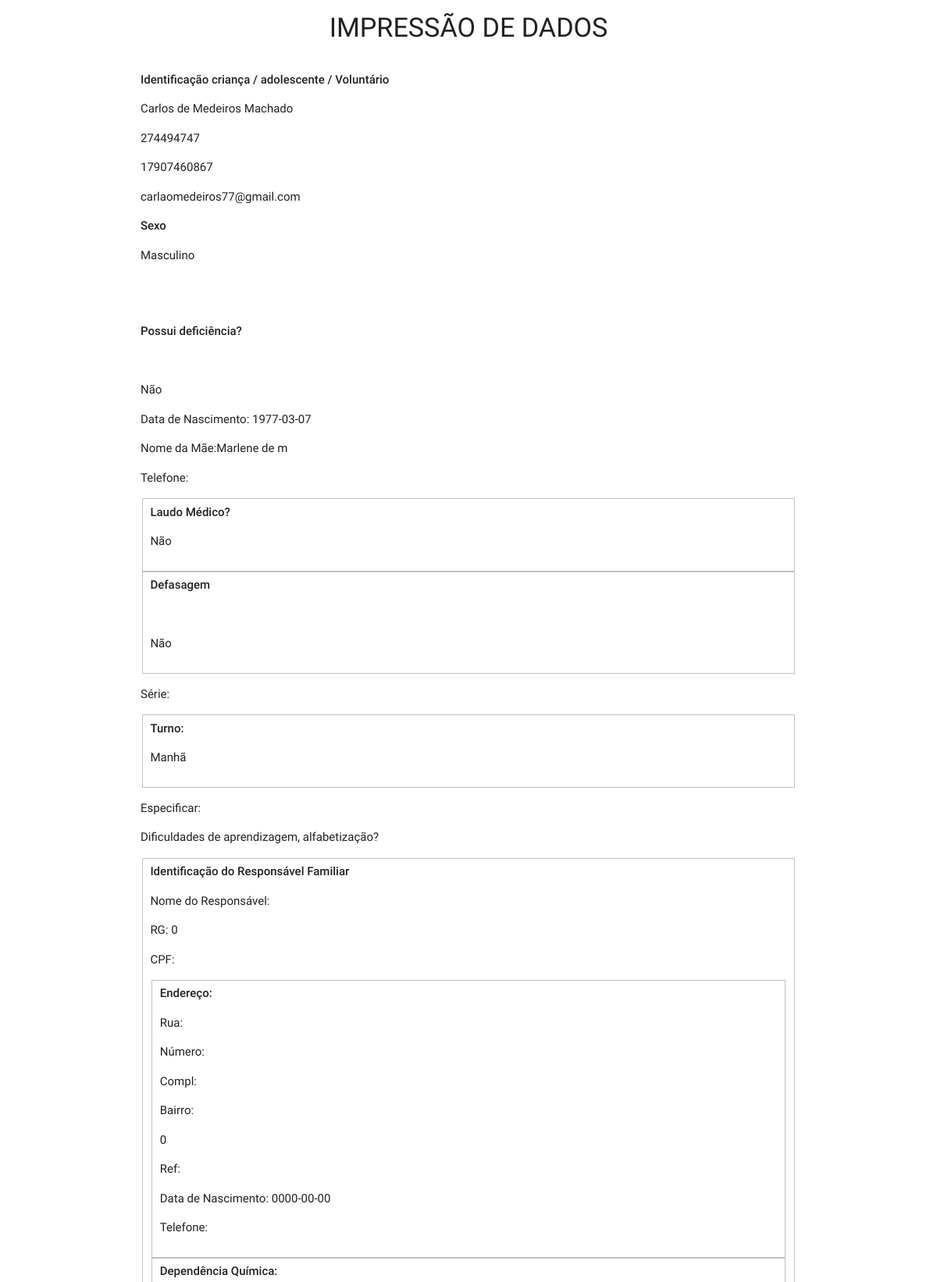
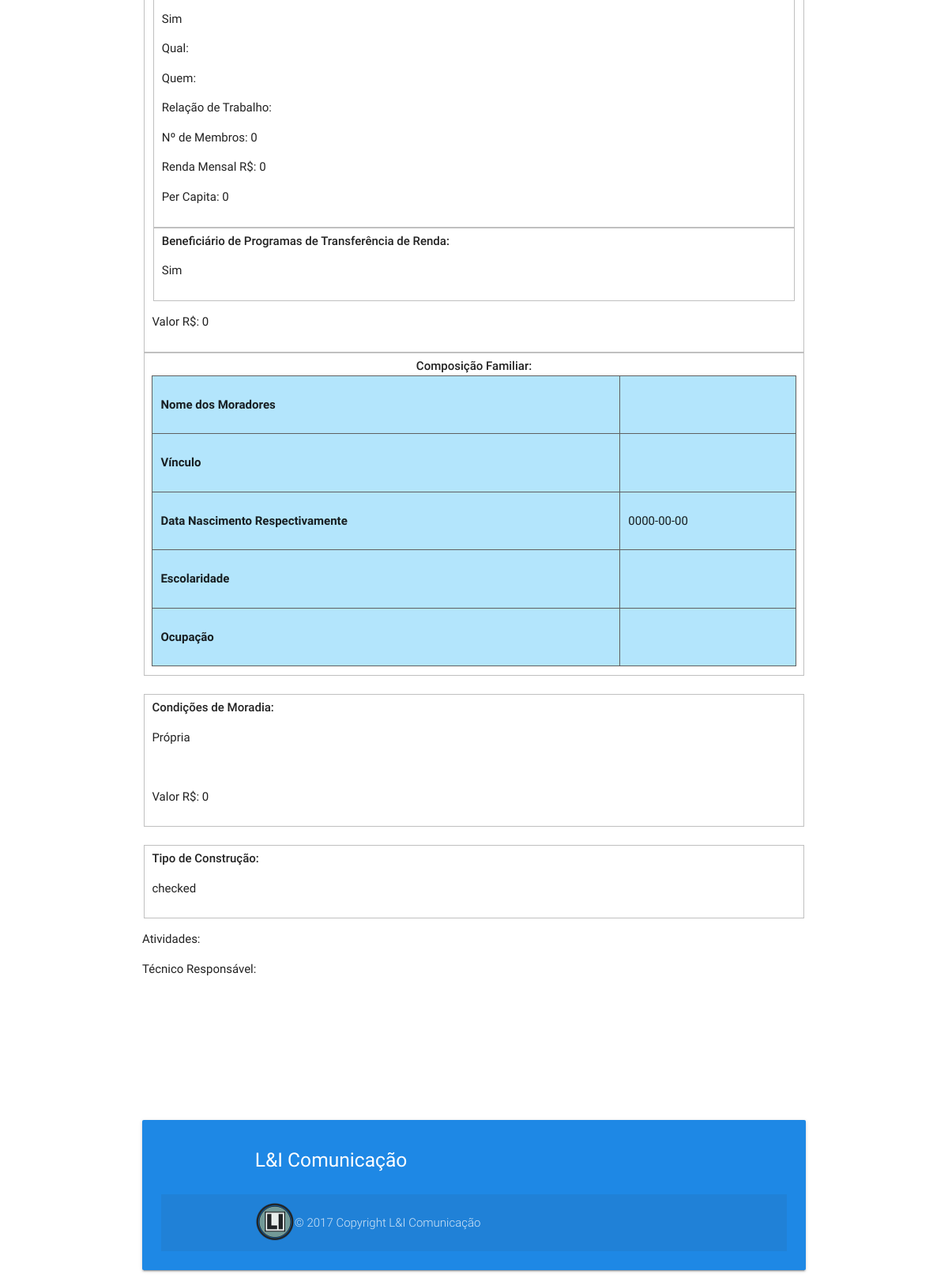
/imprimir.php?id=23, run on the app's committed database (2 pictures, top to bottom).
### tables this page shows
CREATE TABLE `cadastro` (
  `id` int(11) NOT NULL,
  `tNome` varchar(200) NOT NULL,
  `tRg` int(11) NOT NULL,
  `tCpf` varchar(11) NOT NULL,
  `tMail` varchar(200) NOT NULL,
  `tSexo` varchar(100) NOT NULL,
  `input_fildeset_deficiencia` varchar(200) NOT NULL,
  `tQual` varchar(200) NOT NULL,
  `tNasc` date NOT NULL,
  `tNomeM` varchar(200) NOT NULL,
  `tTel` varchar(20) NOT NULL,
  `input_fildeset_laudo` varchar(200) NOT NULL,
  `input_fildeset_defasagem` varchar(200) NOT NULL,
  `tEscola` varchar(200) NOT NULL,
  `tSerie` varchar(10) NOT NULL,
  `input_fildeset_turno` varchar(30) NOT NULL,
  `tEspecificar` varchar(200) NOT NULL,
  `tDif` varchar(200) NOT NULL,
  `tNomeResp` varchar(200) NOT NULL,
  `tRgId` int(11) NOT NULL,
  `tCpfId` varchar(11) NOT NULL,
  `tRua` varchar(200) NOT NULL,
  `tNum` varchar(200) NOT NULL,
  `tCompl` varchar(200) NOT NULL,
  `tBairro` varchar(100) NOT NULL,
  `tCep` int(11) NOT NULL,
  `tRef` varchar(200) NOT NULL,
  `tNasc2` date NOT NULL,
  `tTel2` varchar(20) NOT NULL,
  `input_fildeset_dependencia` varchar(200) NOT NULL,
  `tQual2` varchar(200) NOT NULL,
  `tQuem` varchar(200) NOT NULL,
  `tRtrab` varchar(200) NOT NULL,
  `tNumM` int(11) NOT NULL,
  `tValor2` int(11) NOT NULL,
  `tPC` int(11) NOT NULL,
  `input_fildeset_beneficiario` varchar(3) NOT NULL,
  `tValor` int(11) NOT NULL,
  `tNomeMor` varchar(1000) NOT NULL,
  `tVinc` varchar(200) NOT NULL,
  `tDN` date NOT NULL,
  `tEsc` varchar(200) NOT NULL,
  `tOc` varchar(200) NOT NULL,
  `input_fildeset_tMoradia` varchar(30) NOT NULL,
  `tValor3` int(11) NOT NULL,
  `input_fildeset_tConstr` varchar(20) NOT NULL,
  `tAtv` varchar(200) NOT NULL,
  `tTr` varchar(200) NOT NULL
);

### imprimir.php (the view, shortened to what this page needs)
<?php
include 'connect.php';
$id= $_REQUEST["id"];
$sql = $pdo->prepare("select * from cadastro where id='$id' ");
$sql->execute();
$dados = $sql->fetch(PDO::FETCH_ASSOC);
?>
<!DOCTYPE html>
  <html lang="pt-br">
    <head>
      <link type="text/css" rel="stylesheet" href="css/materialize.min.css"  media="screen,projection"/>
      <link rel="stylesheet" type="text/css" href="css/style.css" >
    <body>
    <div class="container">
      <h4 class="center">IMPRESSÃO DE DADOS</h4><br/>
<strong>Identificação criança / adolescente / Voluntário</strong>
<p><?php echo $dados['tNome']?></p>
<p><?php echo $dados['tRg']?></p>
<p><?php echo $dados['tCpf']?></p>
<p><?php echo $dados['tMail']?></p>
<STRONG>Sexo</STRONG>
  <p><?php if ($dados['tSexo']=='Masculino'){echo 'Masculino';} ?></p><br/>
  <p><?php if ($dados['tSexo']=='Feminino'){echo 'Feminino';} ?></p><br/>
<strong>Possui deficiência?</strong>
  <p><?php if ($dados['input_fildeset_deficiencia']=='Sim'){echo 'Sim';} ?></p><br/>
  <p><?php if ($dados['input_fildeset_deficiencia']=='Nao'){echo 'Não';} ?></p>
<p>Data de Nascimento: <?php echo $dados['tNasc']?></p>
<p>Nome da Mãe:<?php echo $dados['tNomeM']?></p>
<p>Telefone:<?php echo $dados['tTel']?></p>
<fieldset id="laudo"><strong>Laudo Médico?</strong>
  <p><?php if ($dados['input_fildeset_laudo']=='Nao'){echo 'Não';} ?></p>
</fieldset>
<fieldset id="defasagem"><strong>Defasagem</strong>
  <p><?php if ($dados['input_fildeset_defasagem']=='Sim'){echo 'Sim';} ?><p><br/>
  <p><?php if ($dados['input_fildeset_defasagem']=='Nao'){echo 'Não';} ?></p>
</fieldset>
<p>Série:<?php echo $dados['tSerie']?></p>
<fieldset><strong>Turno:</strong>
  <p><?php if ($dados['input_fildeset_turno']=='Manha'){echo 'Manhã';} ?></p>
</fieldset>
<p>Especificar: <?php echo $dados['tEspecificar']?></p>
<p>Dificuldades de aprendizagem, alfabetização?</p> <p><?php echo $dados['tDif']?></p>
  <fieldset id="cadastro_resp">
<strong>Identificação do Responsável Familiar</strong>
<p>Nome do Responsável: <?php echo $dados['tNomeResp']?></p>
<p>RG: <?php echo $dados['tRgId']?></p>
<p>CPF: <?php echo $dados['tCpfId']?></p>
<fieldset id="endereco"><strong>Endereço:</strong>
<p>Rua: <?php echo $dados['tRua']?></p>
<p>Número: <?php echo $dados['tNum']?></p>
<p>Compl: <?php echo $dados['tCompl']?></p>
<p>Bairro: <?php echo $dados['tBairro']?></p>
<p><?php echo $dados['tCep']?></p>
<p>Ref:<?php echo $dados['tRef']?></p>
<p>Data de Nascimento: <?php echo $dados['tNasc2']?></p>
<p>Telefone: <?php echo $dados['tTel2']?></p></fieldset>
<fieldset id="dependencia"><strong>Dependência Química:</strong>
  <p><?php if ($dados['input_fildeset_dependencia']=='Sim'){echo 'Sim';} ?></p>
<p>Qual: <?php echo $dados['tQual2']?></p>
<p>Quem: <?php echo $dados['tQuem']?></p>
<p>Relação de Trabalho: <?php echo $dados['tRtrab']?></p>
<p>Nº de Membros: <?php echo $dados['tNumM']?></p>
<p>Renda Mensal R$: <?php echo $dados['tValor2']?></p>
<p>Per Capita: <?php echo $dados['tPC']?></p></fieldset>
<fieldset id="beneficiario"><strong>Beneficiário de Programas de Transferência de Renda:</strong>
  <p><?php if ($dados['input_fildeset_beneficiario']=='Sim'){echo 'Sim';} ?></p>
</fieldset>
<p>Valor R$: <?php echo $dados['tValor']?></p>
  </fieldset>
  <fieldset id="dados_familiares">
<table class="responsive-table  highlight light-blue lighten-4" id="tabelaspec">
<caption><strong>Composição Familiar:</strong></caption>
<tr><td class="ce"><p>Nome dos Moradores</p></td><td class="cd"><p><?php echo $dados['tNomeMor']?></p></td></tr>
<tr><td class="ce"><p>Vínculo</p></td><td class="cd"><P><?php echo $dados['tVinc']?></P></td></tr>
<tr><td class="ce"><p>Data Nascimento Respectivamente</p></td><td class="cd"><p><?php echo $dados['tDN']?></p></td></tr>
<tr><td class="ce"><p>Escolaridade</p></td><td class="cd"><p><?php echo $dados['tEsc']?></p></td></tr>
<tr><td class="ce"><p>Ocupação</p></td><td class="cd"><p><?php echo $dados['tOc']?></p></td></tr>
</table>
</fieldset>
<br/>
<fieldset id="condicoes_moradia"><strong>Condições de Moradia:</strong>
<p><?php if ($dados['input_fildeset_tMoradia']=='Propria'){echo 'Própria';} ?></p>
<p><?php if ($dados['input_fildeset_tMoradia']=='Alugada'){echo 'Alugada';} ?></p><br/>
<p>Valor R$: <?php echo $dados['tValor3']?></p></fieldset><br/>
<fieldset id="tipo_construcao"><strong>Tipo de Construção:</strong>
<p><?php if ($dados['input_fildeset_tConstr']=='Alvenaria'){echo 'checked';} ?></p>
<p><?php if ($dados['input_fildeset_tConstr']=='Mista'){echo 'checked';} ?></p></fieldset>
<p><p>Atividades: </p><?php echo $dados['tAtv']?></p>
<p>Técnico Responsável: </p><p><?php echo $dados['tTr']?></p><br><br><br><br>
<br><br><br>
<footer class="page-footer card-panel  blue darken-1">
          <div class="container">
            <div class="row">
              <div class="col l6 s12">
                <h5 class="white-text">L&I Comunicação</h5>
              </div>
              <div class="col l4 offset-l2 s12">
              </div>
            </div>
          </div>
          <div class="footer-copyright">
            <div class="container">
            <img src="images/logo.png" alt="Logo" style="width: 50px; height: 50px; float: left;"> <p>© 2017 Copyright L&I Comunicação</p>
            </div>
          </div>
        </footer>
      </div>
    </body>
  </html>

### css/style.css (style rules this page uses)
table#tabelaspec { border:1px solid #606060; border-spacing: 0px; margin-left: auto; margin-right: auto; }
table#tabelaspec td { border: 1px solid #606060; padding: 10px; }
table#tabelaspec td.ce { vertical-align: top; font-weight: bold; }

### data on the page
cadastro: tNome "Carlos de Medeiros Machado", tRg "274494747", tCpf "17907460867", tMail "carlaomedeiros77@gmail.com", tNasc "1977-03-07", tNomeM "Marlene de m", tRgId "0", tCep "0", tNasc2 "0000-00-00", tNumM "0", tValor2 "0", tPC "0", tValor "0", tDN "0000-00-00", tValor3 "0"
